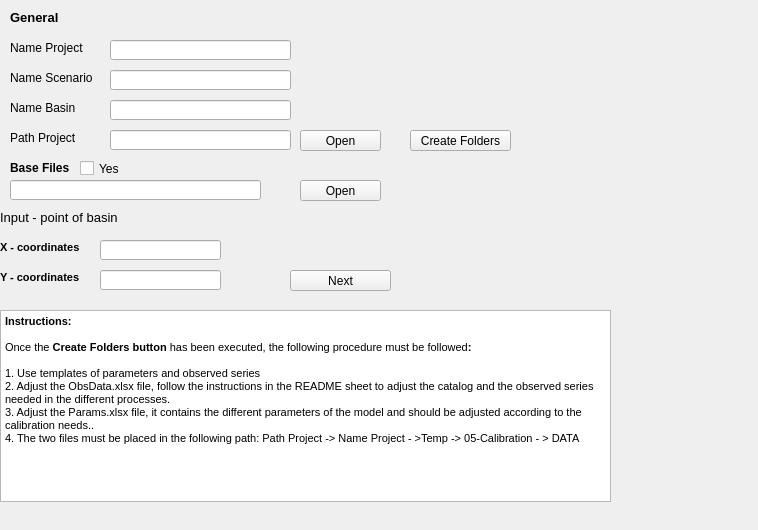
            <widget class="QWidget" name="Step1">
             <property name="geometry">
              <rect>
               <x>0</x>
               <y>0</y>
               <width>758</width>
               <height>530</height>
              </rect>
             </property>
             <attribute name="label">
              <string>Step 1 - Configuration Project</string>
             </attribute>
             <widget class="QLabel" name="label_3">
              <property name="geometry">
               <rect>
                <x>10</x>
                <y>10</y>
                <width>121</width>
                <height>16</height>
               </rect>
              </property>
              <property name="text">
               <string>&lt;html&gt;&lt;head/&gt;&lt;body&gt;&lt;p&gt;&lt;span style=&quot; font-size:10pt; font-weight:600;&quot;&gt;General&lt;/span&gt;&lt;/p&gt;&lt;/body&gt;&lt;/html&gt;</string>
              </property>
             </widget>
             <widget class="QLineEdit" name="name_project">
              <property name="geometry">
               <rect>
                <x>110</x>
                <y>40</y>
                <width>181</width>
                <height>20</height>
               </rect>
              </property>
             </widget>
             <widget class="QLineEdit" name="output_path">
              <property name="geometry">
               <rect>
                <x>110</x>
                <y>130</y>
                <width>181</width>
                <height>20</height>
               </rect>
              </property>
             </widget>
             <widget class="QPushButton" name="select_output">
              <property name="geometry">
               <rect>
                <x>300</x>
                <y>130</y>
                <width>81</width>
                <height>21</height>
               </rect>
              </property>
              <property name="text">
               <string>Open</string>
              </property>
             </widget>
             <widget class="QLabel" name="label">
              <property name="geometry">
               <rect>
                <x>10</x>
                <y>40</y>
                <width>121</width>
                <height>16</height>
               </rect>
              </property>
              <property name="text">
               <string>&lt;html&gt;&lt;head/&gt;&lt;body&gt;&lt;p&gt;Name Project&lt;/p&gt;&lt;/body&gt;&lt;/html&gt;</string>
              </property>
             </widget>
             <widget class="QLabel" name="label_2">
              <property name="geometry">
               <rect>
                <x>10</x>
                <y>130</y>
                <width>121</width>
                <height>16</height>
               </rect>
              </property>
              <property name="text">
               <string>&lt;html&gt;&lt;head/&gt;&lt;body&gt;&lt;p&gt;Path Project&lt;/p&gt;&lt;/body&gt;&lt;/html&gt;</string>
              </property>
             </widget>
             <widget class="QLabel" name="label_4">
              <property name="geometry">
               <rect>
                <x>10</x>
                <y>70</y>
                <width>121</width>
                <height>16</height>
               </rect>
              </property>
              <property name="text">
               <string>&lt;html&gt;&lt;head/&gt;&lt;body&gt;&lt;p&gt;Name Scenario&lt;/p&gt;&lt;/body&gt;&lt;/html&gt;</string>
              </property>
             </widget>
             <widget class="QLineEdit" name="name_scenario">
              <property name="geometry">
               <rect>
                <x>110</x>
                <y>70</y>
                <width>181</width>
                <height>20</height>
               </rect>
              </property>
             </widget>
             <widget class="QLineEdit" name="Name_Basin">
              <property name="geometry">
               <rect>
                <x>110</x>
                <y>100</y>
                <width>181</width>
                <height>20</height>
               </rect>
              </property>
             </widget>
             <widget class="QLabel" name="label_5">
              <property name="geometry">
               <rect>
                <x>10</x>
                <y>100</y>
                <width>121</width>
                <height>16</height>
               </rect>
              </property>
              <property name="text">
               <string>&lt;html&gt;&lt;head/&gt;&lt;body&gt;&lt;p&gt;Name Basin&lt;/p&gt;&lt;/body&gt;&lt;/html&gt;</string>
              </property>
             </widget>
             <widget class="QTextBrowser" name="textBrowser">
              <property name="geometry">
               <rect>
                <x>0</x>
                <y>310</y>
                <width>611</width>
                <height>192</height>
               </rect>
              </property>
              <property name="html">
               <string>&lt;!DOCTYPE HTML PUBLIC &quot;-//W3C//DTD HTML 4.0//EN&quot; &quot;http://www.w3.org/TR/REC-html40/strict.dtd&quot;&gt;
&lt;html&gt;&lt;head&gt;&lt;meta name=&quot;qrichtext&quot; content=&quot;1&quot; /&gt;&lt;style type=&quot;text/css&quot;&gt;
p, li { white-space: pre-wrap; }
&lt;/style&gt;&lt;/head&gt;&lt;body style=&quot; font-family:'MS Shell Dlg 2'; font-size:7.8pt; font-weight:600; font-style:normal;&quot;&gt;
&lt;p style=&quot; margin-top:0px; margin-bottom:0px; margin-left:0px; margin-right:0px; -qt-block-indent:0; text-indent:0px;&quot;&gt;&lt;span style=&quot; font-size:8.25pt;&quot;&gt;Instructions:&lt;br /&gt;&lt;br /&gt;&lt;/span&gt;&lt;span style=&quot; font-size:8.25pt; font-weight:400;&quot;&gt;Once the &lt;/span&gt;&lt;span style=&quot; font-size:8.25pt;&quot;&gt;Create Folders button&lt;/span&gt;&lt;span style=&quot; font-size:8.25pt; font-weight:400;&quot;&gt; has been executed, the following procedure must be followed&lt;/span&gt;&lt;span style=&quot; font-size:8.25pt;&quot;&gt;: &lt;/span&gt;&lt;span style=&quot; font-size:8.25pt; font-weight:400;&quot;&gt;&lt;br /&gt;&lt;br /&gt;1. Use templates of parameters and observed series &lt;/span&gt;&lt;/p&gt;
&lt;p style=&quot; margin-top:0px; margin-bottom:0px; margin-left:0px; margin-right:0px; -qt-block-indent:0; text-indent:0px;&quot;&gt;&lt;span style=&quot; font-size:8.25pt; font-weight:400;&quot;&gt;2. Adjust the ObsData.xlsx file, follow the instructions in the README sheet to adjust the catalog and the observed series needed in the different processes.&lt;/span&gt;&lt;/p&gt;
&lt;p style=&quot; margin-top:0px; margin-bottom:0px; margin-left:0px; margin-right:0px; -qt-block-indent:0; text-indent:0px;&quot;&gt;&lt;span style=&quot; font-size:8.25pt; font-weight:400;&quot;&gt;3. Adjust the Params.xlsx file, it contains the different parameters of the model and should be adjusted according to the calibration needs..&lt;/span&gt;&lt;/p&gt;
&lt;p style=&quot; margin-top:0px; margin-bottom:0px; margin-left:0px; margin-right:0px; -qt-block-indent:0; text-indent:0px;&quot;&gt;&lt;span style=&quot; font-size:8.25pt; font-weight:400;&quot;&gt;4. The two files must be placed in the following path: Path Project -&amp;gt; Name Project - &amp;gt;Temp -&amp;gt; 05-Calibration - &amp;gt; DATA&lt;/span&gt;&lt;/p&gt;
&lt;p style=&quot;-qt-paragraph-type:empty; margin-top:0px; margin-bottom:0px; margin-left:0px; margin-right:0px; -qt-block-indent:0; text-indent:0px; font-size:8.25pt; font-weight:400;&quot;&gt;&lt;br /&gt;&lt;/p&gt;&lt;/body&gt;&lt;/html&gt;</string>
              </property>
             </widget>
             <widget class="QPushButton" name="Create_Folders">
              <property name="geometry">
               <rect>
                <x>410</x>
                <y>130</y>
                <width>101</width>
                <height>21</height>
               </rect>
              </property>
              <property name="text">
               <string>Create Folders</string>
              </property>
             </widget>
             <widget class="QPushButton" name="Next_Step_2">
              <property name="geometry">
               <rect>
                <x>290</x>
                <y>270</y>
                <width>101</width>
                <height>21</height>
               </rect>
              </property>
              <property name="text">
               <string>Next</string>
              </property>
             </widget>
             <widget class="QLabel" name="label_9">
              <property name="geometry">
               <rect>
                <x>0</x>
                <y>270</y>
                <width>101</width>
                <height>16</height>
               </rect>
              </property>
              <property name="text">
               <string>&lt;html&gt;&lt;head/&gt;&lt;body&gt;&lt;p&gt;&lt;span style=&quot; font-size:8pt; font-weight:600;&quot;&gt;Y - coordinates&lt;/span&gt;&lt;/p&gt;&lt;/body&gt;&lt;/html&gt;</string>
              </property>
             </widget>
             <widget class="QLabel" name="label_7">
              <property name="geometry">
               <rect>
                <x>0</x>
                <y>240</y>
                <width>101</width>
                <height>16</height>
               </rect>
              </property>
              <property name="text">
               <string>&lt;html&gt;&lt;head/&gt;&lt;body&gt;&lt;p&gt;&lt;span style=&quot; font-size:8pt; font-weight:600;&quot;&gt;X - coordinates&lt;/span&gt;&lt;/p&gt;&lt;/body&gt;&lt;/html&gt;</string>
              </property>
             </widget>
             <widget class="QLineEdit" name="X_coor">
              <property name="geometry">
               <rect>
                <x>100</x>
                <y>240</y>
                <width>121</width>
                <height>20</height>
               </rect>
              </property>
             </widget>
             <widget class="QLineEdit" name="Y_coor">
              <property name="geometry">
               <rect>
                <x>100</x>
                <y>270</y>
                <width>121</width>
                <height>20</height>
               </rect>
              </property>
             </widget>
             <widget class="QLabel" name="label_6">
              <property name="geometry">
               <rect>
                <x>0</x>
                <y>210</y>
                <width>151</width>
                <height>16</height>
               </rect>
              </property>
              <property name="text">
               <string>&lt;html&gt;&lt;head/&gt;&lt;body&gt;&lt;p&gt;&lt;span style=&quot; font-size:10pt;&quot;&gt;Input - point of basin&lt;/span&gt;&lt;/p&gt;&lt;/body&gt;&lt;/html&gt;</string>
              </property>
             </widget>
             <widget class="QLabel" name="label_40">
              <property name="geometry">
               <rect>
                <x>10</x>
                <y>160</y>
                <width>121</width>
                <height>16</height>
               </rect>
              </property>
              <property name="text">
               <string>&lt;html&gt;&lt;head/&gt;&lt;body&gt;&lt;p&gt;&lt;span style=&quot; font-size:9pt; font-weight:600;&quot;&gt;Base Files&lt;/span&gt;&lt;/p&gt;&lt;/body&gt;&lt;/html&gt;</string>
              </property>
             </widget>
             <widget class="QCheckBox" name="Check_Base_File">
              <property name="geometry">
               <rect>
                <x>80</x>
                <y>160</y>
                <width>70</width>
                <height>17</height>
               </rect>
              </property>
              <property name="text">
               <string>Yes</string>
              </property>
             </widget>
             <widget class="QPushButton" name="select_base_files">
              <property name="geometry">
               <rect>
                <x>300</x>
                <y>180</y>
                <width>81</width>
                <height>21</height>
               </rect>
              </property>
              <property name="text">
               <string>Open</string>
              </property>
             </widget>
             <widget class="QLineEdit" name="path_base_files">
              <property name="geometry">
               <rect>
                <x>10</x>
                <y>180</y>
                <width>251</width>
                <height>20</height>
               </rect>
              </property>
             </widget>
            </widget>
